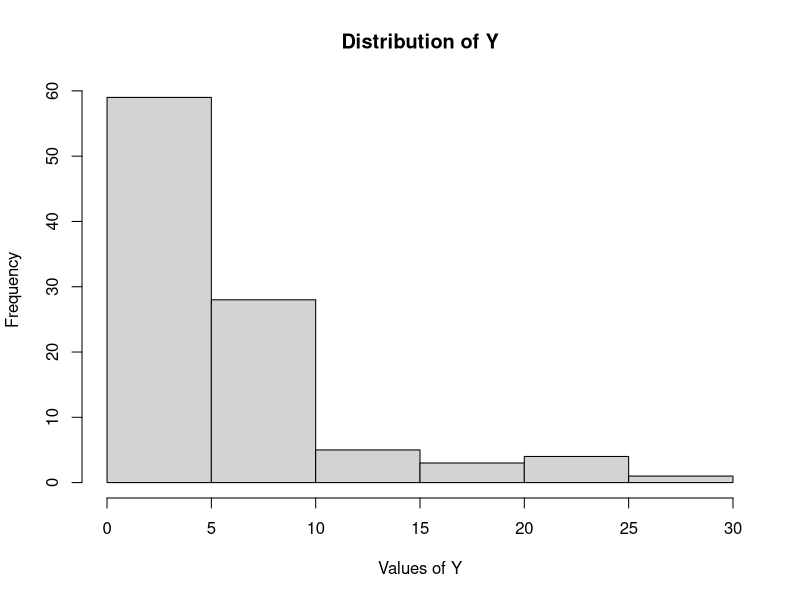
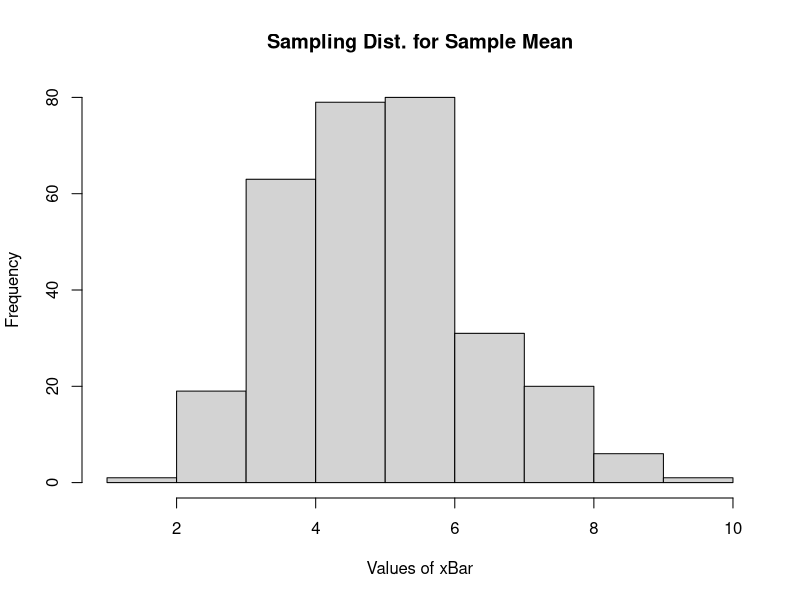
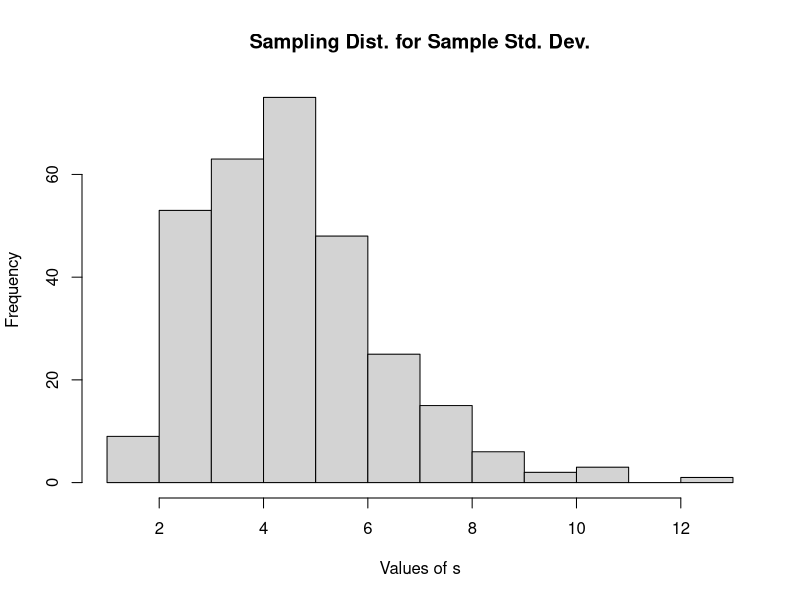
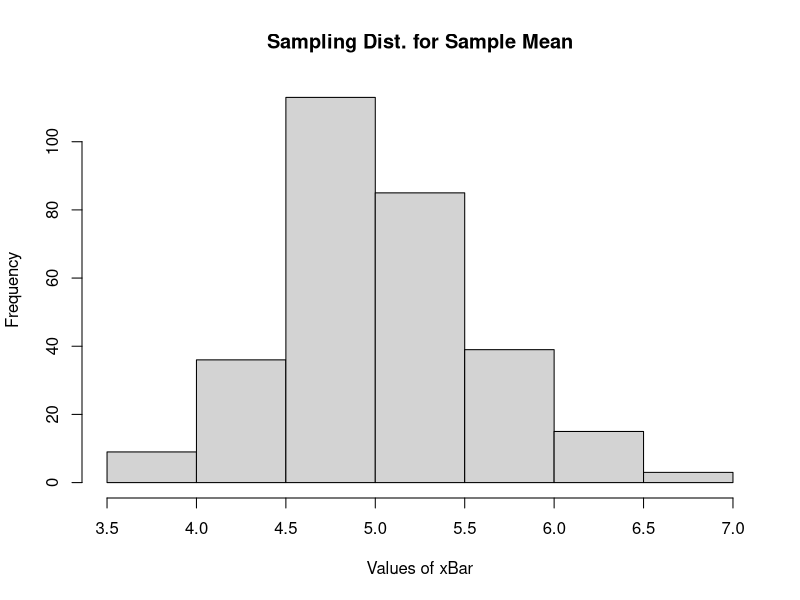
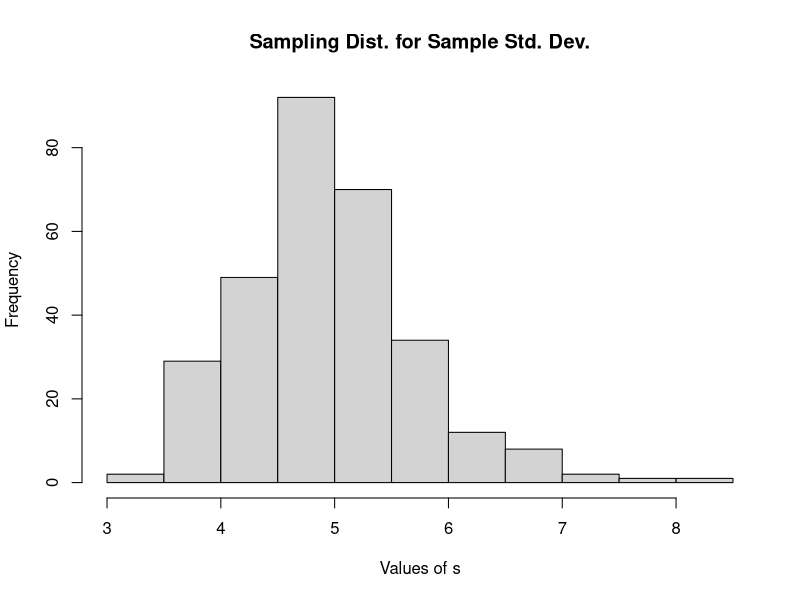
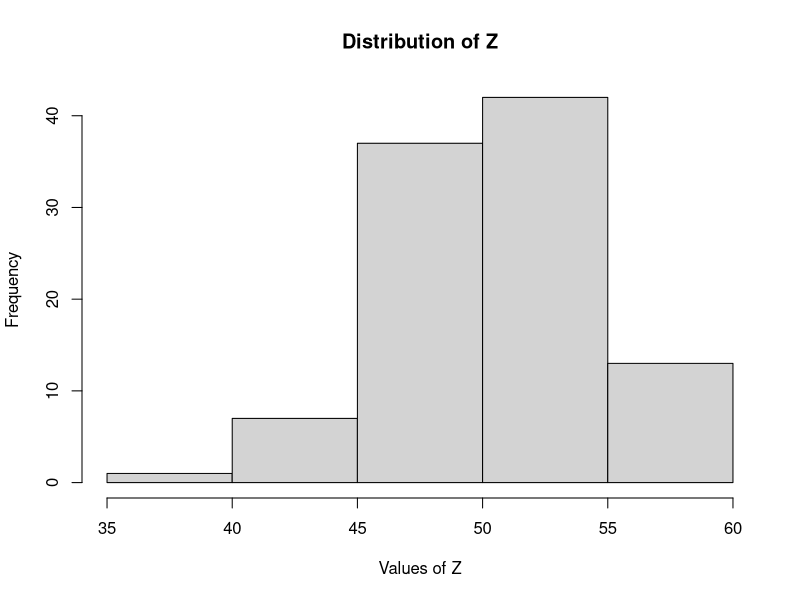
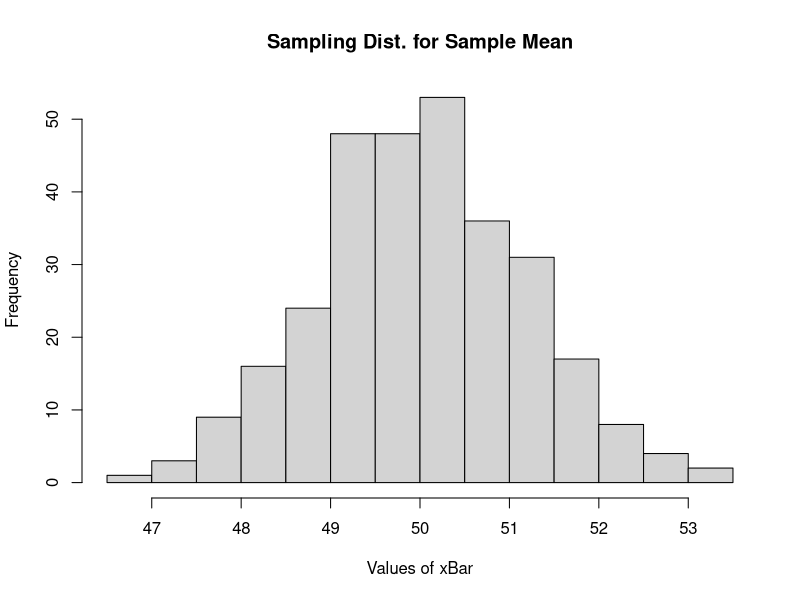
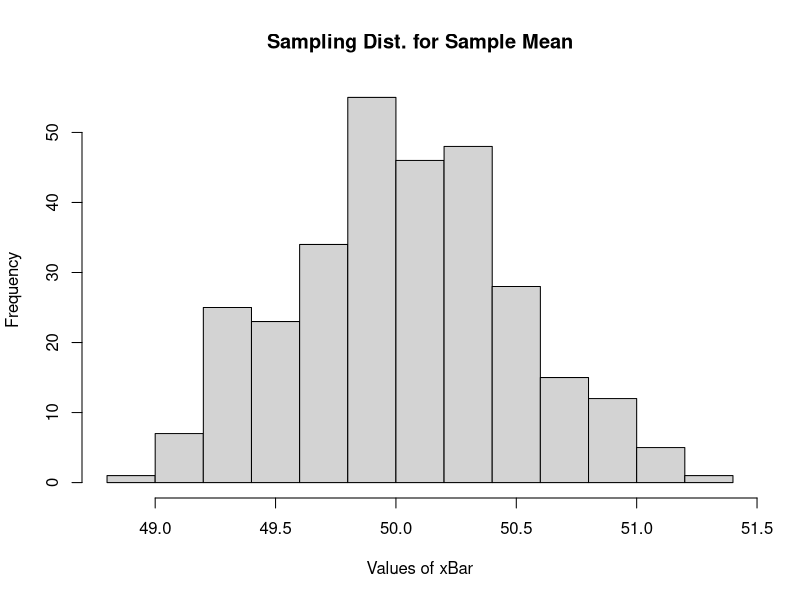

Recreate these plots in R, in order.

#Demo: Looking at Sampling Distributions for different statistics

#1) Consider a variable Y that is not normally distributed and consider
#the statistics: sample mean and sample standard deviation

# Y is a variable which does not have a normal distribution. To see this, 
# consider a random sample of size 100 of the variable Y. We can plot a 
# histogram of this sample in order to try and visualize the distribution of Y.

# Take a sample of 100 observations from a non-normal distribution
samp.100.Y = rexp(100,0.2)
hist(samp.100.Y,main="Distribution of Y",xlab="Values of Y")

# we are going to take 300 small samples of Y, that is, we are going to take
# 300 samples of size n = 10 of the variable Y. 

small.samp.Y = matrix(nrow=10,ncol=300)
for(i in 1:300){
  small.samp.Y[,i] = rexp(10,0.2)
}

# Now we compute the observed values of the statistics on each sample and 
# store these values. 

# Compute the sample mean for each of the 300 samples: 
small.sample.means = colMeans(small.samp.Y)

# Compute the sample standard deviations for each of the 300 samples:
small.sample.std.dev = apply(small.samp.Y,2,sd)


# To see the Sampling Distributions of each of these statistics, we simply
# plot histograms of each vector of observed values of the statistic:

hist(small.sample.means,main="Sampling Dist. for Sample Mean",xlab="Values of xBar")

# We see that this distribution appears skewed (not symmetric). In order for the
# sampling distribution for the sample mean of a non-normal variable to be normal,
# the sample size needs to be large (usually at least 40).

# To see the Sampling Distribution for the sample standard deviation:
hist(small.sample.std.dev,main="Sampling Dist. for Sample Std. Dev.",
     xlab="Values of s")

# We see that this distribution is right skewed and not normal. In fact, the
# sampling distribution for the sample standard deviation will never be normal.
# It will actually have the appearance of another distribution called the 
# chi-square distribution (which we won't cover in this course)


# Now take a large sample of Y (each sample is size 80):
large.samp.Y = matrix(nrow=80,ncol=300)

for(i in 1:300){
  large.samp.Y[,i] = rexp(80,0.2)
}

# Compute the sample means for the large samples of Y:
large.samp.means = colMeans(large.samp.Y)

# Compute the sample standard deviations for each of the 300 samples:
large.sample.std.dev = apply(large.samp.Y,2,sd)


# Look at the sampling distribution for the sample mean when the sample
# of Y is large:

hist(large.samp.means,main="Sampling Dist. for Sample Mean",
     xlab="Values of xBar")

# This appears to be approximately normally distributed. 


# To see the Sampling Distribution for the sample standard deviation:
hist(large.sample.std.dev,main="Sampling Dist. for Sample Std. Dev.",
     xlab="Values of s")

# This doesn't appears to be normally distributed. 



#2) Consider a variable Z which is normally distributed and again consider the
#statistic sample mean:
#  {r normal population variable}


samp.100.Z = rnorm(100,50,4)
hist(samp.100.Z,main="Distribution of Z",xlab="Values of Z")

# we are going to take 300 small samples of Z, that is, we are going to take
# 300 samples of size 10 of the variable Z. 
small.samp.Z = matrix(nrow=10,ncol=300)

for(i in 1:300){
  small.samp.Z[,i] = rnorm(10,50,4)
}


# Now we compute the observed values of the statistics on each sample and 
# store these values. 

# Compute the sample mean for each of the 300 samples: 
small.sample.means.Z = colMeans(small.samp.Z)


# To see the Sampling Distribution for the sample mean (with small samples)
# from a normal population we plot the histogram:

hist(small.sample.means.Z,main="Sampling Dist. for Sample Mean",xlab="Values of xBar")

# We see that the distribution appears normal even though the sample size is small. This
# is because the sample mean is normal (regardless of sample size) when the variable
# you are taking the mean of, is normally distributed. That is why, with the variable Z, 
# which is normally distributed, the sample mean (for small samples or large) will have 
# a normal dist. 


# Now take a large sample of Z (each sample is size 80):
large.samp.Z = matrix(nrow=80,ncol=300)

for(i in 1:300){
  large.samp.Z[,i] = rnorm(80,50,4)
}

# Compute the sample means for the large samples of Y:
large.samp.means.Z = colMeans(large.samp.Z)

# Look at the sampling distribution for the sample mean when the sample
# of Y is large:

hist(large.samp.means.Z,main="Sampling Dist. for Sample Mean",
     xlab="Values of xBar")

# This appears to be approximately normally distributed. 
